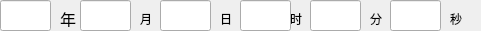
        <widget class="QWidget" name="widget_4" native="true">
         <property name="geometry">
          <rect>
           <x>520</x>
           <y>50</y>
           <width>481</width>
           <height>31</height>
          </rect>
         </property>
         <widget class="QLabel" name="label_38">
          <property name="geometry">
           <rect>
            <x>60</x>
            <y>10</y>
            <width>21</width>
            <height>17</height>
           </rect>
          </property>
          <property name="font">
           <font>
            <family>Source Han Sans CN</family>
            <pointsize>12</pointsize>
           </font>
          </property>
          <property name="text">
           <string>年</string>
          </property>
         </widget>
         <widget class="QLabel" name="label_39">
          <property name="geometry">
           <rect>
            <x>140</x>
            <y>10</y>
            <width>21</width>
            <height>17</height>
           </rect>
          </property>
          <property name="text">
           <string>月</string>
          </property>
         </widget>
         <widget class="QLabel" name="label_40">
          <property name="geometry">
           <rect>
            <x>220</x>
            <y>10</y>
            <width>21</width>
            <height>17</height>
           </rect>
          </property>
          <property name="text">
           <string>日</string>
          </property>
         </widget>
         <widget class="QLabel" name="label_41">
          <property name="geometry">
           <rect>
            <x>290</x>
            <y>10</y>
            <width>21</width>
            <height>17</height>
           </rect>
          </property>
          <property name="text">
           <string>时</string>
          </property>
         </widget>
         <widget class="QLabel" name="label_42">
          <property name="geometry">
           <rect>
            <x>370</x>
            <y>10</y>
            <width>21</width>
            <height>17</height>
           </rect>
          </property>
          <property name="text">
           <string>分</string>
          </property>
         </widget>
         <widget class="QLabel" name="label_43">
          <property name="geometry">
           <rect>
            <x>450</x>
            <y>10</y>
            <width>21</width>
            <height>17</height>
           </rect>
          </property>
          <property name="text">
           <string>秒</string>
          </property>
         </widget>
         <widget class="QLineEdit" name="endSec">
          <property name="geometry">
           <rect>
            <x>390</x>
            <y>0</y>
            <width>51</width>
            <height>31</height>
           </rect>
          </property>
          <property name="font">
           <font>
            <family>Ubuntu</family>
            <pointsize>10</pointsize>
           </font>
          </property>
         </widget>
         <widget class="QLineEdit" name="endMin">
          <property name="geometry">
           <rect>
            <x>310</x>
            <y>0</y>
            <width>51</width>
            <height>31</height>
           </rect>
          </property>
          <property name="font">
           <font>
            <family>Ubuntu</family>
            <pointsize>10</pointsize>
           </font>
          </property>
         </widget>
         <widget class="QLineEdit" name="endHour">
          <property name="geometry">
           <rect>
            <x>240</x>
            <y>0</y>
            <width>51</width>
            <height>31</height>
           </rect>
          </property>
          <property name="font">
           <font>
            <family>Ubuntu</family>
            <pointsize>10</pointsize>
           </font>
          </property>
         </widget>
         <widget class="QLineEdit" name="endDay">
          <property name="geometry">
           <rect>
            <x>160</x>
            <y>0</y>
            <width>51</width>
            <height>31</height>
           </rect>
          </property>
          <property name="font">
           <font>
            <family>Ubuntu</family>
            <pointsize>10</pointsize>
           </font>
          </property>
         </widget>
         <widget class="QLineEdit" name="endMon">
          <property name="geometry">
           <rect>
            <x>80</x>
            <y>0</y>
            <width>51</width>
            <height>31</height>
           </rect>
          </property>
          <property name="font">
           <font>
            <family>Ubuntu</family>
            <pointsize>10</pointsize>
           </font>
          </property>
         </widget>
         <widget class="QLineEdit" name="endYear">
          <property name="geometry">
           <rect>
            <x>0</x>
            <y>0</y>
            <width>51</width>
            <height>31</height>
           </rect>
          </property>
          <property name="font">
           <font>
            <family>Ubuntu</family>
            <pointsize>10</pointsize>
           </font>
          </property>
         </widget>
        </widget>
